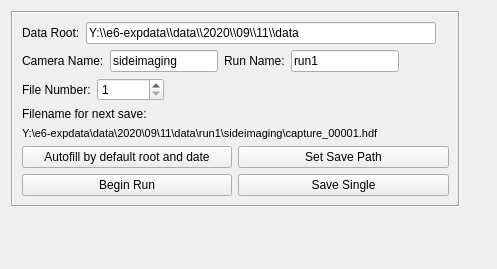
<?xml version="1.0" encoding="UTF-8"?>
<ui version="4.0">
 <class>SaveBoxWidget</class>
 <widget class="QWidget" name="SaveBoxWidget">
  <property name="geometry">
   <rect>
    <x>0</x>
    <y>0</y>
    <width>497</width>
    <height>269</height>
   </rect>
  </property>
  <property name="windowTitle">
   <string>Form</string>
  </property>
  <layout class="QGridLayout" name="gridLayout">
   <item row="2" column="1" colspan="2">
    <spacer name="verticalSpacer">
     <property name="orientation">
      <enum>Qt::Vertical</enum>
     </property>
     <property name="sizeHint" stdset="0">
      <size>
       <width>20</width>
       <height>40</height>
      </size>
     </property>
    </spacer>
   </item>
   <item row="1" column="1" colspan="2">
    <widget class="QFrame" name="frame">
     <property name="frameShape">
      <enum>QFrame::Box</enum>
     </property>
     <property name="frameShadow">
      <enum>QFrame::Sunken</enum>
     </property>
     <layout class="QGridLayout" name="gridLayout_2">
      <item row="6" column="0">
       <widget class="QPushButton" name="autofill_pushButton">
        <property name="text">
         <string>Autofill by default root and date</string>
        </property>
       </widget>
      </item>
      <item row="7" column="1">
       <widget class="QPushButton" name="save_single_pushButton">
        <property name="text">
         <string>Save Single</string>
        </property>
       </widget>
      </item>
      <item row="4" column="0" colspan="2">
       <widget class="QLabel" name="label">
        <property name="font">
         <font>
          <pointsize>8</pointsize>
         </font>
        </property>
        <property name="text">
         <string>Y:\e6-expdata\data\2020\09\11\data\run1\sideimaging\capture_00001.hdf</string>
        </property>
       </widget>
      </item>
      <item row="3" column="0" colspan="2">
       <widget class="QLabel" name="file_path_label">
        <property name="text">
         <string>Filename for next save: </string>
        </property>
       </widget>
      </item>
      <item row="0" column="0" colspan="2">
       <layout class="QHBoxLayout" name="horizontalLayout_2">
        <item>
         <widget class="QLabel" name="data_root_label">
          <property name="text">
           <string>Data Root:</string>
          </property>
         </widget>
        </item>
        <item>
         <widget class="QLineEdit" name="data_root_lineEdit">
          <property name="minimumSize">
           <size>
            <width>350</width>
            <height>0</height>
           </size>
          </property>
          <property name="text">
           <string>Y:\\e6-expdata\\data\\2020\\09\\11\\data</string>
          </property>
         </widget>
        </item>
        <item>
         <spacer name="horizontalSpacer_6">
          <property name="orientation">
           <enum>Qt::Horizontal</enum>
          </property>
          <property name="sizeHint" stdset="0">
           <size>
            <width>40</width>
            <height>20</height>
           </size>
          </property>
         </spacer>
        </item>
       </layout>
      </item>
      <item row="1" column="0" colspan="2">
       <layout class="QHBoxLayout" name="horizontalLayout_3">
        <item>
         <widget class="QLabel" name="camera_name_label">
          <property name="text">
           <string>Camera Name:</string>
          </property>
         </widget>
        </item>
        <item>
         <widget class="QLineEdit" name="camera_name_lineEdit">
          <property name="text">
           <string>sideimaging</string>
          </property>
         </widget>
        </item>
        <item>
         <widget class="QLabel" name="run_name_label">
          <property name="text">
           <string>Run Name:</string>
          </property>
         </widget>
        </item>
        <item>
         <widget class="QLineEdit" name="run_name_lineEdit">
          <property name="text">
           <string>run1</string>
          </property>
         </widget>
        </item>
        <item>
         <spacer name="horizontalSpacer_4">
          <property name="orientation">
           <enum>Qt::Horizontal</enum>
          </property>
          <property name="sizeHint" stdset="0">
           <size>
            <width>40</width>
            <height>20</height>
           </size>
          </property>
         </spacer>
        </item>
       </layout>
      </item>
      <item row="2" column="0" colspan="2">
       <layout class="QHBoxLayout" name="horizontalLayout_4">
        <item>
         <widget class="QLabel" name="file_number_label">
          <property name="text">
           <string>File Number:</string>
          </property>
         </widget>
        </item>
        <item>
         <widget class="QSpinBox" name="file_number_spinBox">
          <property name="minimum">
           <number>1</number>
          </property>
          <property name="maximum">
           <number>100000</number>
          </property>
          <property name="singleStep">
           <number>0</number>
          </property>
          <property name="value">
           <number>1</number>
          </property>
         </widget>
        </item>
        <item>
         <spacer name="horizontalSpacer">
          <property name="orientation">
           <enum>Qt::Horizontal</enum>
          </property>
          <property name="sizeHint" stdset="0">
           <size>
            <width>40</width>
            <height>20</height>
           </size>
          </property>
         </spacer>
        </item>
       </layout>
      </item>
      <item row="7" column="0">
       <widget class="QPushButton" name="run_pushButton">
        <property name="text">
         <string>Begin Run</string>
        </property>
       </widget>
      </item>
      <item row="6" column="1">
       <widget class="QPushButton" name="set_save_path_pushButton">
        <property name="text">
         <string>Set Save Path</string>
        </property>
       </widget>
      </item>
     </layout>
    </widget>
   </item>
   <item row="1" column="4">
    <spacer name="horizontalSpacer_5">
     <property name="orientation">
      <enum>Qt::Horizontal</enum>
     </property>
     <property name="sizeHint" stdset="0">
      <size>
       <width>40</width>
       <height>20</height>
      </size>
     </property>
    </spacer>
   </item>
  </layout>
 </widget>
 <resources/>
 <connections/>
 <designerdata>
  <property name="gridDeltaX">
   <number>10</number>
  </property>
  <property name="gridDeltaY">
   <number>10</number>
  </property>
  <property name="gridSnapX">
   <bool>true</bool>
  </property>
  <property name="gridSnapY">
   <bool>true</bool>
  </property>
  <property name="gridVisible">
   <bool>true</bool>
  </property>
 </designerdata>
</ui>
